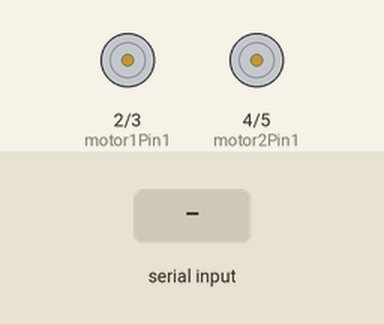
Recording of a sketch running on a simulated Arduino Uno, built with avr-gcc and run on an emulated ATmega328P. Shown: motor-driver pin pairs drawn as motors (green arrow = first pin HIGH = forward, orange = second pin HIGH = backward, longer = more drive). The test bench sets the inputs (shaded band).

Above: at 1.2 s.
1.3 s: "F" received over Serial
At 1.7 s:
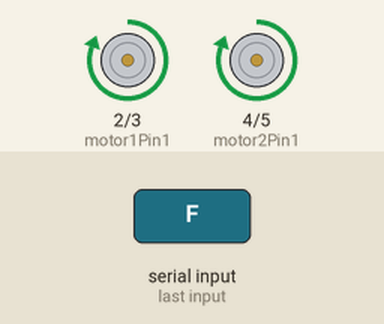
2.8 s: "B" received over Serial
At 4.0 s:
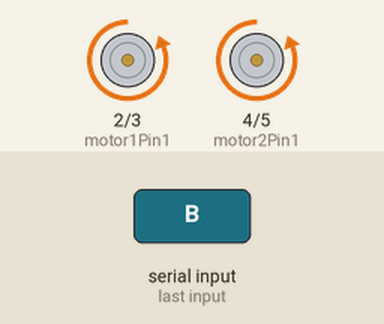
4.3 s: "L" received over Serial
At 5.1 s:
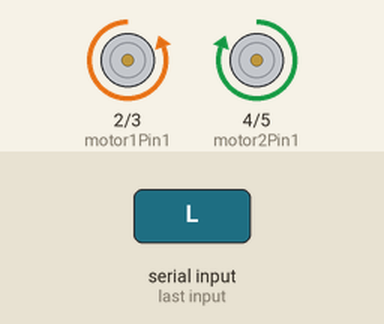
5.8 s: "R" received over Serial
At 6.3 s:
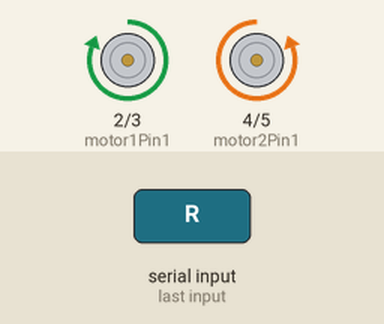
7.3 s: "S" received over Serial
At 8.6 s:
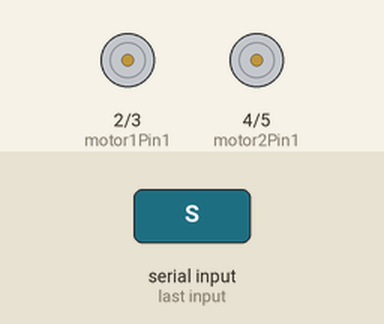
Timing chart, 0 to 9.8 s (numbered marks = the images above; inputs shaded):
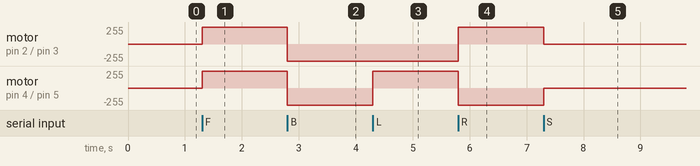

Measured:
- after the input at 1.3 s, motor on pin 2 (motor1Pin1) / pin 3 (motor1Pin2), motor on pin 4 (motor2Pin1) / pin 5 (motor2Pin2): stopped → forward 255/255 at once
- after the input at 2.8 s, motor on pin 2 (motor1Pin1) / pin 3 (motor1Pin2), motor on pin 4 (motor2Pin1) / pin 5 (motor2Pin2): forward 255/255 → backward 255/255 at once
- after the input at 4.3 s, motor on pin 4 (motor2Pin1) / pin 5 (motor2Pin2): backward 255/255 → forward 255/255 at once
- after the input at 5.8 s, motor on pin 2 (motor1Pin1) / pin 3 (motor1Pin2): backward 255/255 → forward 255/255 at once; motor on pin 4 (motor2Pin1) / pin 5 (motor2Pin2): forward 255/255 → backward 255/255 at once
- after the input at 7.3 s, motor on pin 2 (motor1Pin1) / pin 3 (motor1Pin2): forward 255/255 → stopped at once; motor on pin 4 (motor2Pin1) / pin 5 (motor2Pin2): backward 255/255 → stopped at once

The sketch:

arduino.ino
```cpp
// Pin definitions for L298N motor driver
const int motor1Pin1 = 2; // IN1 (Motor 1 forward)
const int motor1Pin2 = 3; // IN2 (Motor 1 backward)
const int motor2Pin1 = 4; // IN3 (Motor 2 forward)
const int motor2Pin2 = 5; // IN4 (Motor 2 backward)

void setup() {
  // Set motor pins as output
  pinMode(motor1Pin1, OUTPUT);
  pinMode(motor1Pin2, OUTPUT);
  pinMode(motor2Pin1, OUTPUT);
  pinMode(motor2Pin2, OUTPUT);

  // Start serial communication at 9600 baud rate
  Serial.begin(9600);
}

void loop() {
  // Check if any data is available to read from serial port
  if (Serial.available() > 0) {
    // Read the incoming command from Python
    char command = Serial.read();

    // Execute the corresponding movement based on the command
    switch (command) {
      case 'F':  // Move forward
        moveForward();
        break;
      case 'B':  // Move backward
        moveBackward();
        break;
      case 'L':  // Turn left
        turnLeft();
        break;
      case 'R':  // Turn right
        turnRight();
        break;
      case 'S':  // Stop
        stopCar();
        break;
    }
  }
}

// Function to move the car forward
void moveForward() {
  digitalWrite(motor1Pin1, HIGH);
  digitalWrite(motor1Pin2, LOW);
  digitalWrite(motor2Pin1, HIGH);
  digitalWrite(motor2Pin2, LOW);
}

// Function to move the car backward
void moveBackward() {
  digitalWrite(motor1Pin1, LOW);
  digitalWrite(motor1Pin2, HIGH);
  digitalWrite(motor2Pin1, LOW);
  digitalWrite(motor2Pin2, HIGH);
}

// Function to turn the car left
void turnLeft() {
  digitalWrite(motor1Pin1, LOW);
  digitalWrite(motor1Pin2, HIGH);
  digitalWrite(motor2Pin1, HIGH);
  digitalWrite(motor2Pin2, LOW);
}

// Function to turn the car right
void turnRight() {
  digitalWrite(motor1Pin1, HIGH);
  digitalWrite(motor1Pin2, LOW);
  digitalWrite(motor2Pin1, LOW);
  digitalWrite(motor2Pin2, HIGH);
}

// Function to stop the car
void stopCar() {
  digitalWrite(motor1Pin1, LOW);
  digitalWrite(motor1Pin2, LOW);
  digitalWrite(motor2Pin1, LOW);
  digitalWrite(motor2Pin2, LOW);
}
```
